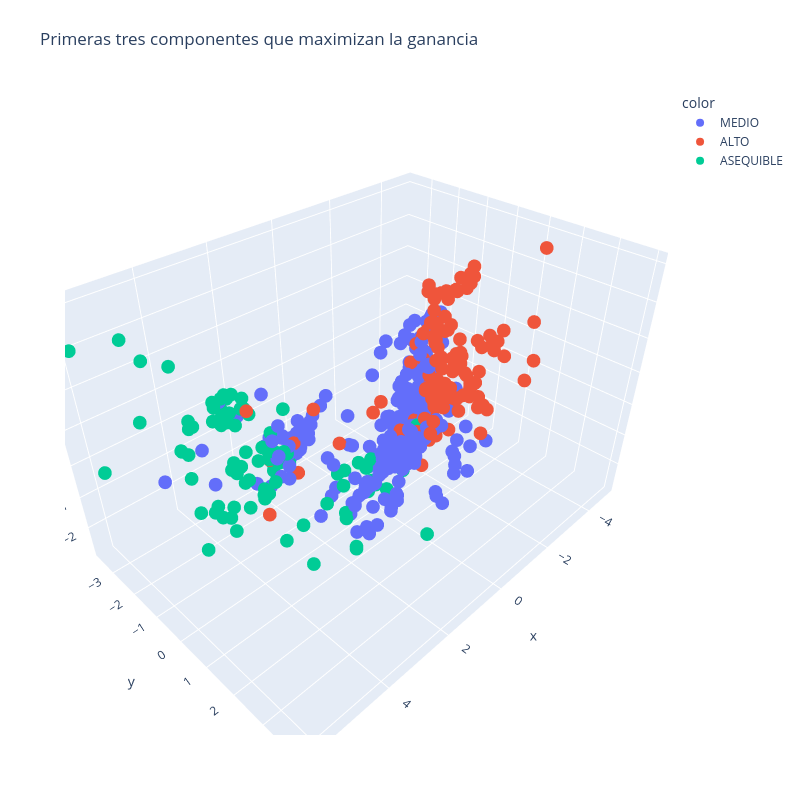

Notebook cell for this chart:
### Code cell
fig = plt.figure(figsize = (15,15))
fig = px.scatter_3d(x = df_pca["pc1"],y = df_pca["pc2"], z = df_pca["pc3"], color=df_pca["Rango_precio"])
fig.update_layout(title='Primeras tres componentes que maximizan la ganancia', autosize=False,
#                  x_label = "1er autovector pc1",
#                  ylabel = "2º autovector pc1",
#                  zlabel = "3er autovector pc1",
                  width=800, height=800,
                  showlegend= True,
                  margin=dict(l=65, r=50, b=65, t=90))

fig.show()
